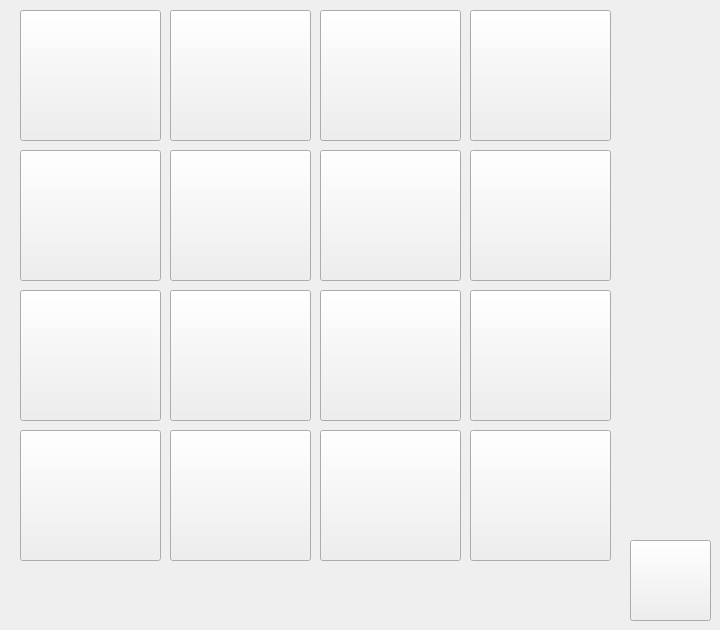
   <widget class="QWidget" name="tab_5">
    <attribute name="title">
     <string>Page</string>
    </attribute>
    <widget class="QPushButton" name="pb_ust1_3">
     <property name="geometry">
      <rect>
       <x>20</x>
       <y>10</y>
       <width>141</width>
       <height>131</height>
      </rect>
     </property>
     <property name="styleSheet">
      <string notr="true"/>
     </property>
     <property name="text">
      <string/>
     </property>
     <property name="icon">
      <iconset resource="../../Desktop/DressUp/Yeni klasör/elb.qrc">
       <normaloff>:/newPrefix/elb1.png</normaloff>:/newPrefix/elb1.png</iconset>
     </property>
     <property name="iconSize">
      <size>
       <width>120</width>
       <height>120</height>
      </size>
     </property>
    </widget>
    <widget class="QPushButton" name="pb_ust1_4">
     <property name="geometry">
      <rect>
       <x>170</x>
       <y>10</y>
       <width>141</width>
       <height>131</height>
      </rect>
     </property>
     <property name="styleSheet">
      <string notr="true"/>
     </property>
     <property name="text">
      <string/>
     </property>
     <property name="icon">
      <iconset resource="../../Desktop/DressUp/Yeni klasör/elb.qrc">
       <normaloff>:/newPrefix/elb2.png</normaloff>:/newPrefix/elb2.png</iconset>
     </property>
     <property name="iconSize">
      <size>
       <width>120</width>
       <height>120</height>
      </size>
     </property>
    </widget>
    <widget class="QPushButton" name="pb_ust1_5">
     <property name="geometry">
      <rect>
       <x>320</x>
       <y>10</y>
       <width>141</width>
       <height>131</height>
      </rect>
     </property>
     <property name="styleSheet">
      <string notr="true"/>
     </property>
     <property name="text">
      <string/>
     </property>
     <property name="icon">
      <iconset resource="../../Desktop/DressUp/Yeni klasör/elb.qrc">
       <normaloff>:/newPrefix/elb3.png</normaloff>:/newPrefix/elb3.png</iconset>
     </property>
     <property name="iconSize">
      <size>
       <width>120</width>
       <height>120</height>
      </size>
     </property>
    </widget>
    <widget class="QPushButton" name="pb_ust1_6">
     <property name="geometry">
      <rect>
       <x>470</x>
       <y>10</y>
       <width>141</width>
       <height>131</height>
      </rect>
     </property>
     <property name="styleSheet">
      <string notr="true"/>
     </property>
     <property name="text">
      <string/>
     </property>
     <property name="icon">
      <iconset resource="../../Desktop/DressUp/Yeni klasör/elb.qrc">
       <normaloff>:/newPrefix/elb4.png</normaloff>:/newPrefix/elb4.png</iconset>
     </property>
     <property name="iconSize">
      <size>
       <width>120</width>
       <height>120</height>
      </size>
     </property>
    </widget>
    <widget class="QPushButton" name="pb_ust1_7">
     <property name="geometry">
      <rect>
       <x>20</x>
       <y>150</y>
       <width>141</width>
       <height>131</height>
      </rect>
     </property>
     <property name="styleSheet">
      <string notr="true"/>
     </property>
     <property name="text">
      <string/>
     </property>
     <property name="icon">
      <iconset resource="../../Desktop/DressUp/Yeni klasör/elb.qrc">
       <normaloff>:/newPrefix/elb5.png</normaloff>:/newPrefix/elb5.png</iconset>
     </property>
     <property name="iconSize">
      <size>
       <width>120</width>
       <height>120</height>
      </size>
     </property>
    </widget>
    <widget class="QPushButton" name="pb_ust1_8">
     <property name="geometry">
      <rect>
       <x>170</x>
       <y>150</y>
       <width>141</width>
       <height>131</height>
      </rect>
     </property>
     <property name="styleSheet">
      <string notr="true"/>
     </property>
     <property name="text">
      <string/>
     </property>
     <property name="icon">
      <iconset resource="../../Desktop/DressUp/Yeni klasör/elb.qrc">
       <normaloff>:/newPrefix/elb6.png</normaloff>:/newPrefix/elb6.png</iconset>
     </property>
     <property name="iconSize">
      <size>
       <width>120</width>
       <height>120</height>
      </size>
     </property>
    </widget>
    <widget class="QPushButton" name="pb_ust1_9">
     <property name="geometry">
      <rect>
       <x>320</x>
       <y>150</y>
       <width>141</width>
       <height>131</height>
      </rect>
     </property>
     <property name="styleSheet">
      <string notr="true"/>
     </property>
     <property name="text">
      <string/>
     </property>
     <property name="icon">
      <iconset resource="../../Desktop/DressUp/Yeni klasör/elb.qrc">
       <normaloff>:/newPrefix/elb7.png</normaloff>:/newPrefix/elb7.png</iconset>
     </property>
     <property name="iconSize">
      <size>
       <width>120</width>
       <height>120</height>
      </size>
     </property>
    </widget>
    <widget class="QPushButton" name="pb_ust1_10">
     <property name="geometry">
      <rect>
       <x>470</x>
       <y>150</y>
       <width>141</width>
       <height>131</height>
      </rect>
     </property>
     <property name="styleSheet">
      <string notr="true"/>
     </property>
     <property name="text">
      <string/>
     </property>
     <property name="icon">
      <iconset resource="../../Desktop/DressUp/Yeni klasör/elb.qrc">
       <normaloff>:/newPrefix/elb8.png</normaloff>:/newPrefix/elb8.png</iconset>
     </property>
     <property name="iconSize">
      <size>
       <width>120</width>
       <height>120</height>
      </size>
     </property>
    </widget>
    <widget class="QPushButton" name="pb_ust1_11">
     <property name="geometry">
      <rect>
       <x>320</x>
       <y>430</y>
       <width>141</width>
       <height>131</height>
      </rect>
     </property>
     <property name="styleSheet">
      <string notr="true"/>
     </property>
     <property name="text">
      <string/>
     </property>
     <property name="icon">
      <iconset resource="../../Desktop/DressUp/Yeni klasör/ustler.qrc">
       <normaloff>:/newPrefix/elb15.png</normaloff>:/newPrefix/elb15.png</iconset>
     </property>
     <property name="iconSize">
      <size>
       <width>120</width>
       <height>120</height>
      </size>
     </property>
    </widget>
    <widget class="QPushButton" name="pb_ust1_12">
     <property name="geometry">
      <rect>
       <x>470</x>
       <y>290</y>
       <width>141</width>
       <height>131</height>
      </rect>
     </property>
     <property name="styleSheet">
      <string notr="true"/>
     </property>
     <property name="text">
      <string/>
     </property>
     <property name="icon">
      <iconset resource="../../Desktop/DressUp/Yeni klasör/ustler.qrc">
       <normaloff>:/newPrefix/elb12.png</normaloff>:/newPrefix/elb12.png</iconset>
     </property>
     <property name="iconSize">
      <size>
       <width>120</width>
       <height>120</height>
      </size>
     </property>
    </widget>
    <widget class="QPushButton" name="pb_ust1_13">
     <property name="geometry">
      <rect>
       <x>20</x>
       <y>430</y>
       <width>141</width>
       <height>131</height>
      </rect>
     </property>
     <property name="styleSheet">
      <string notr="true"/>
     </property>
     <property name="text">
      <string/>
     </property>
     <property name="icon">
      <iconset resource="../../Desktop/DressUp/Yeni klasör/ustler.qrc">
       <normaloff>:/newPrefix/elb13.png</normaloff>:/newPrefix/elb13.png</iconset>
     </property>
     <property name="iconSize">
      <size>
       <width>120</width>
       <height>120</height>
      </size>
     </property>
    </widget>
    <widget class="QPushButton" name="pb_ust1_14">
     <property name="geometry">
      <rect>
       <x>170</x>
       <y>430</y>
       <width>141</width>
       <height>131</height>
      </rect>
     </property>
     <property name="styleSheet">
      <string notr="true"/>
     </property>
     <property name="text">
      <string/>
     </property>
     <property name="icon">
      <iconset resource="../../Desktop/DressUp/Yeni klasör/ustler.qrc">
       <normaloff>:/newPrefix/elb14.png</normaloff>:/newPrefix/elb14.png</iconset>
     </property>
     <property name="iconSize">
      <size>
       <width>120</width>
       <height>120</height>
      </size>
     </property>
    </widget>
    <widget class="QPushButton" name="pb_ust1_15">
     <property name="geometry">
      <rect>
       <x>320</x>
       <y>290</y>
       <width>141</width>
       <height>131</height>
      </rect>
     </property>
     <property name="styleSheet">
      <string notr="true"/>
     </property>
     <property name="text">
      <string/>
     </property>
     <property name="icon">
      <iconset resource="../../Desktop/DressUp/Yeni klasör/ustler.qrc">
       <normaloff>:/newPrefix/elb11.png</normaloff>:/newPrefix/elb11.png</iconset>
     </property>
     <property name="iconSize">
      <size>
       <width>120</width>
       <height>120</height>
      </size>
     </property>
    </widget>
    <widget class="QPushButton" name="pb_ust1_16">
     <property name="geometry">
      <rect>
       <x>20</x>
       <y>290</y>
       <width>141</width>
       <height>131</height>
      </rect>
     </property>
     <property name="styleSheet">
      <string notr="true"/>
     </property>
     <property name="text">
      <string/>
     </property>
     <property name="icon">
      <iconset resource="../../Desktop/DressUp/Yeni klasör/elb.qrc">
       <normaloff>:/newPrefix/elb9.png</normaloff>:/newPrefix/elb9.png</iconset>
     </property>
     <property name="iconSize">
      <size>
       <width>120</width>
       <height>120</height>
      </size>
     </property>
    </widget>
    <widget class="QPushButton" name="pb_ust1_17">
     <property name="geometry">
      <rect>
       <x>470</x>
       <y>430</y>
       <width>141</width>
       <height>131</height>
      </rect>
     </property>
     <property name="styleSheet">
      <string notr="true"/>
     </property>
     <property name="text">
      <string/>
     </property>
     <property name="icon">
      <iconset resource="../../Desktop/DressUp/Yeni klasör/ustler.qrc">
       <normaloff>:/newPrefix/elb16.png</normaloff>:/newPrefix/elb16.png</iconset>
     </property>
     <property name="iconSize">
      <size>
       <width>120</width>
       <height>120</height>
      </size>
     </property>
    </widget>
    <widget class="QPushButton" name="pb_ust1_18">
     <property name="geometry">
      <rect>
       <x>170</x>
       <y>290</y>
       <width>141</width>
       <height>131</height>
      </rect>
     </property>
     <property name="styleSheet">
      <string notr="true"/>
     </property>
     <property name="text">
      <string/>
     </property>
     <property name="icon">
      <iconset resource="../../Desktop/DressUp/Yeni klasör/elb.qrc">
       <normaloff>:/newPrefix/elb10.png</normaloff>:/newPrefix/elb10.png</iconset>
     </property>
     <property name="iconSize">
      <size>
       <width>120</width>
       <height>120</height>
      </size>
     </property>
    </widget>
    <widget class="QPushButton" name="pushButton_7">
     <property name="geometry">
      <rect>
       <x>630</x>
       <y>540</y>
       <width>81</width>
       <height>81</height>
      </rect>
     </property>
     <property name="text">
      <string/>
     </property>
     <property name="icon">
      <iconset resource="../../Desktop/DressUp/Yeni klasör/ustler.qrc">
       <normaloff>:/newPrefix/clean_icon.png</normaloff>:/newPrefix/clean_icon.png</iconset>
     </property>
     <property name="iconSize">
      <size>
       <width>80</width>
       <height>80</height>
      </size>
     </property>
    </widget>
   </widget>
